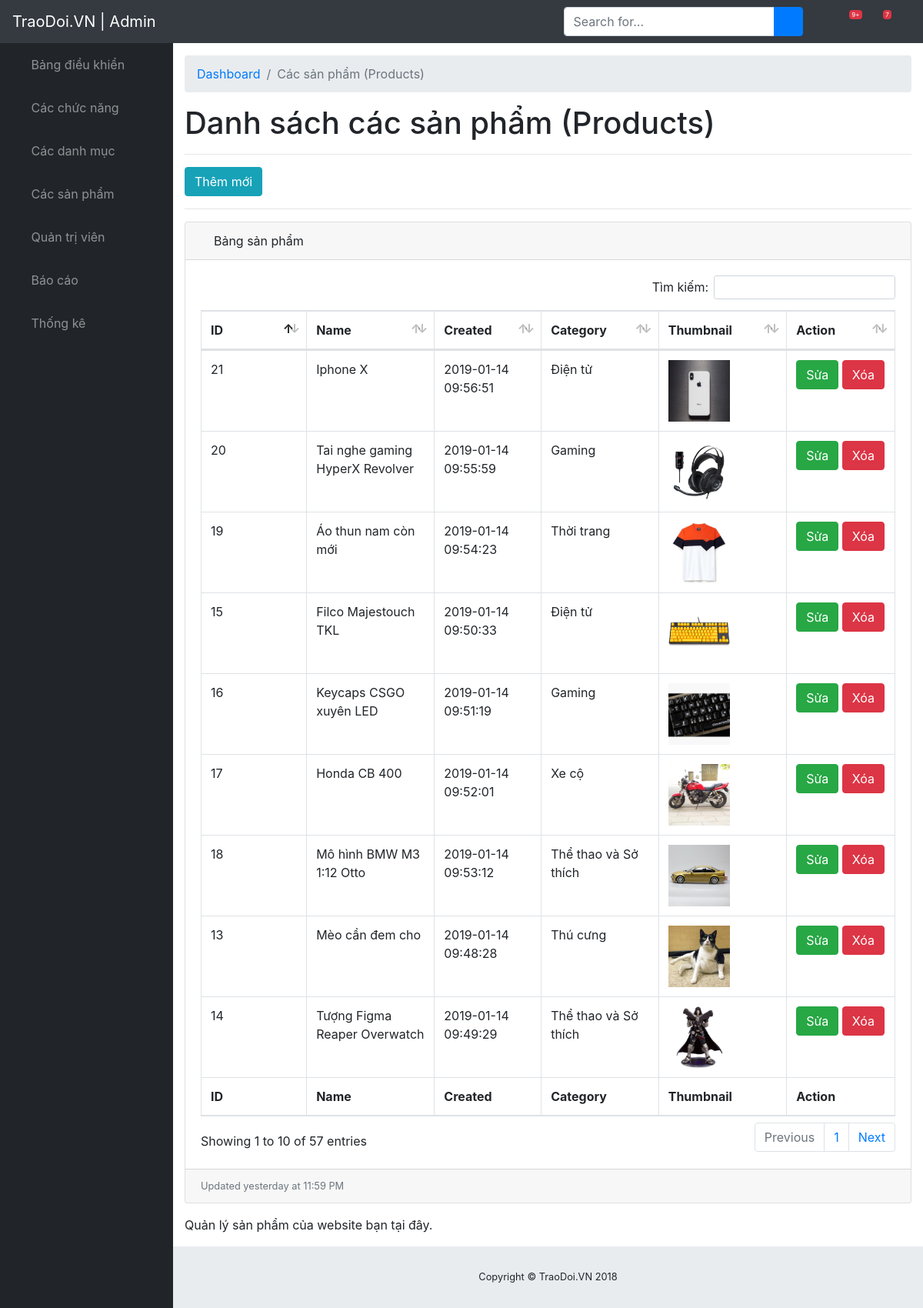
/traodoi.vn/admin/modules/product/index.php, run on the app's committed database.
### tables this page shows
CREATE TABLE IF NOT EXISTS `product` (
  `id` int(11) NOT NULL AUTO_INCREMENT,
  `name` varchar(150) DEFAULT NULL,
  `thumbnail` varchar(250) DEFAULT NULL,
  `category_id` int(11) DEFAULT NULL,
  `description` text,
  `featured` tinyint(4) DEFAULT '0',
  `created_at` timestamp NULL DEFAULT CURRENT_TIMESTAMP,
  `updated_at` timestamp NULL DEFAULT CURRENT_TIMESTAMP ON UPDATE CURRENT_TIMESTAMP,
  PRIMARY KEY (`id`)
);

CREATE TABLE IF NOT EXISTS `category` (
  `id` int(11) NOT NULL AUTO_INCREMENT,
  `name` varchar(50) DEFAULT NULL,
  `slug` varchar(50) DEFAULT NULL,
  `icon` varchar(250) DEFAULT NULL,
  `home` tinyint(4) DEFAULT '0',
  `status` tinyint(4) DEFAULT '1',
  `created_at` timestamp NOT NULL DEFAULT CURRENT_TIMESTAMP,
  `updated_at` timestamp NOT NULL DEFAULT CURRENT_TIMESTAMP ON UPDATE CURRENT_TIMESTAMP,
  PRIMARY KEY (`id`)
);

### traodoi.vn/libraries/database.php (called while the page is built, shortened)
<?php
    class Database
    {
        public $link;
        public function __construct()
        {
            $this->link = mysqli_connect("localhost","root","","traodoivn") or die ();
            mysqli_set_charset($this->link,"utf8");
        }
        public function countTable($table)
        {
            $sql = "SELECT id FROM  {$table}";
            $result = mysqli_query($this->link, $sql) or die("Lỗi Truy Vấn countTable----" .mysqli_error($this->link));
            $num = mysqli_num_rows($result);
            return $num;
        }
         public  function fetchJone($table,$sql ,$page = 0,$row ,$pagi = false )
        {
            $data = [];
            if ($pagi == true )
            {
                $total = $this->countTable($table);
                $sotrang = ceil($total / $row);
                $start = ($page - 1 ) * $row ;
                $sql .= " LIMIT $start,$row";
                $data = [ "page" => $sotrang];
                $result = mysqli_query($this->link,$sql) or die("Lỗi truy vấn fetchJone ---- " .mysqli_error($this->link));
            }
            else
            {
                $result = mysqli_query($this->link,$sql) or die("Lỗi truy vấn fetchJone ---- " .mysqli_error($this->link));
            }
            if( $result)
            {
                while ($num = mysqli_fetch_assoc($result))
                {
                    $data[] = $num;
                }
            }
            return $data;
        }
    }
?>

### traodoi.vn/admin/autoload/autoload.php (called while the page is built, shortened)
<?php
	require_once __DIR__. "/../../libraries/database.php";
    require_once __DIR__. "/../../libraries/function.php";
    $db = new database;
 ?>

### traodoi.vn/libraries/function.php (called while the page is built, shortened)
<?php
    function base_url()
    {
        return $url  = "/traodoivn/";
    }
    function uploads()
    {
        return base_url() . "public/uploads/";
    }
 ?>

### traodoi.vn/admin/modules/product/index.php (the view, shortened to what this page needs)
<?php
    require_once __DIR__. "/../../autoload/autoload.php";
    if (isset($_GET['page']))
    {
        $p = $_GET['page'];
    }
    else
    {
        $p = 1;
    }
    $sql = "SELECT product.*,category.name as namecate FROM product LEFT JOIN category on category.id = product.category_id";
    $product = $db->fetchJone("product",$sql,$p,10,true);
    if(isset($product['page']))
    {
        $sotrang = $product['page'];
        unset($product['page']);
    }
 ?>
<?php require_once __DIR__. "/../../layouts/header.php"; ?>
                     <div id="content-wrapper">
                        <div class="container-fluid">
                            <ol class="breadcrumb">
                                <li class="breadcrumb-item">
                                    <a href="index.html">Dashboard</a>
                                </li>
                                <li class="breadcrumb-item active">Các sản phẩm (Products)</li>
                            </ol>
                            <h1>Danh sách các sản phẩm (Products)</h1>
                            <hr>
                            <a href="add.php" class="btn btn-info">Thêm mới</a>
                            <hr>
                                <div class="card mb-3">
    <div class="card-header">
        <i class="fas fa-table"></i>
        Bảng sản phẩm
    </div>
    <div class="card-body">
        <div class="table-responsive">
            <div id="dataTable_wrapper" class="dataTables_wrapper dt-bootstrap4">
                <div class="row">
                    <div class="col-sm-12 col-md-6">
                    </div>
                    <div class="col-sm-12 col-md-6">
                        <div id="dataTable_filter" class="dataTables_filter"><label>Tìm kiếm:<input type="search" class="form-control form-control-sm" placeholder="" aria-controls="dataTable"></label></div>
                    </div>
                </div>
                <div class="row">
                    <div class="col-sm-12">
                        <table class="table table-bordered dataTable" id="dataTable" width="100%" cellspacing="0" role="grid" aria-describedby="dataTable_info" style="width: 100%;">
                            <thead>
                                <tr role="row">
                                    <th class="sorting_asc" tabindex="0" aria-controls="dataTable" rowspan="1" colspan="1" aria-sort="ascending" aria-label="Name: activate to sort column descending" style="width: 61px;">ID</th>
                                    <th class="sorting" tabindex="0" aria-controls="dataTable" rowspan="1" colspan="1" aria-label="Position: activate to sort column ascending" style="width: 83px;">Name</th>
                                    <th class="sorting" tabindex="0" aria-controls="dataTable" rowspan="1" colspan="1" aria-label="Office: activate to sort column ascending" style="width: 49px;">Created</th>
                                    <th class="sorting" tabindex="0" aria-controls="dataTable" rowspan="1" colspan="1" aria-label="Age: activate to sort column ascending" style="width: 30px;">Category</th>
                                    <th class="sorting" tabindex="0" aria-controls="dataTable" rowspan="1" colspan="1" aria-label="Age: activate to sort column ascending" style="width: 30px;">Thumbnail</th>
                                    <th class="sorting" tabindex="0" aria-controls="dataTable" rowspan="1" colspan="1" aria-label="Start date: activate to sort column ascending" style="width: 64px;">Action</th>
                                </tr>
                            </thead>
                            <tfoot>
                                <tr>
                                    <th rowspan="1" colspan="1">ID</th>
                                    <th rowspan="1" colspan="1">Name</th>
                                    <th rowspan="1" colspan="1">Created</th>
                                    <th rowspan="1" colspan="1">Category</th>
                                    <th rowspan="1" colspan="1">Thumbnail</th>
                                    <th rowspan="1" colspan="1">Action</th>
                                </tr>
                            </tfoot>
                            <tbody>
                                <?php foreach ($product as $item): ?>
                                <tr role="row" class="odd">
                                    <td class="sorting_1"><?php echo $item['id']  ?></td>
                                    <td><?php echo $item['name']  ?></td>
                                    <td><?php echo $item['created_at']  ?></td>
                                    <td><?php echo $item['namecate']  ?></td>
                                    <td>
                                        <img src="<?php echo uploads() ?>product/<?php echo $item['thumbnail'] ?>" width="80px" height="80px">
                                    </td>
                                    <td>
                                        <a class="btn btn-xs btn-success" href="edit.php?id=<?php echo $item['id'] ?>">Sửa</a>
                                        <a class="btn btn-xs btn-danger" href="delete.php?id=<?php echo $item['id'] ?>">Xóa</a>
                                    </td>
                                </tr>
                                <?php endforeach ?>
                            </tbody>
                        </table>
                    </div>
                </div>
                <div class="row">
                    <div class="col-sm-12 col-md-5">
                        <div class="dataTables_info" id="dataTable_info" role="status" aria-live="polite">Showing 1 to 10 of 57 entries</div>
                    </div>
                    <div class="col-sm-12 col-md-7">
                        <div class="dataTables_paginate paging_simple_numbers" id="dataTable_paginate">
                            <ul class="pagination">
                                <li class="paginate_button page-item previous disabled" id="dataTable_previous"><a href="#" aria-controls="dataTable" data-dt-idx="0" tabindex="0" class="page-link">Previous</a></li>
                                <?php for($i = 1; $i <= $sotrang; $i++): ?>
                                    <?php
                                        if(isset($_GET['page']))
                                        {
                                            $p = $_GET['page'];
                                        }
                                        else
                                        {
                                            $p = 1;
                                        }
                                     ?>
                                     <li class="<?php echo ($i == $p) ? 'active':'' ?>">
                                        <a href="?page=<?php echo $i; ?>" aria-controls="dataTable" data-dt-idx="<?php echo $i; ?>" tabindex="0" class="page-link"><?php echo $i; ?>
                                        </a>
                                    </li>
                                <?php endfor ?>
                                <li class="paginate_button page-item next" id="dataTable_next"><a href="#" aria-controls="dataTable" data-dt-idx="7" tabindex="0" class="page-link">Next</a></li>
                            </ul>
                        </div>
                    </div>
                </div>
            </div>
        </div>
    </div>
    <div class="card-footer small text-muted">Updated yesterday at 11:59 PM</div>
                                </div>
                            <p>Quản lý sản phẩm của website bạn tại đây.</p>
                        </div>
<?php require_once __DIR__. "/../../layouts/footer.php"; ?>

### data on the page
product: id "21", name "Iphone X", created_at "2019-01-14 09:56:51", category.name "Điện tử", thumbnail (picture)
product: id "20", name "Tai nghe gaming HyperX Revolver", created_at "2019-01-14 09:55:59", category.name "Gaming", thumbnail (picture)
product: id "19", name "Áo thun nam còn mới", created_at "2019-01-14 09:54:23", category.name "Thời trang", thumbnail (picture)
product: id "15", name "Filco Majestouch TKL", created_at "2019-01-14 09:50:33", category.name "Điện tử", thumbnail (picture)
product: id "16", name "Keycaps CSGO xuyên LED", created_at "2019-01-14 09:51:19", category.name "Gaming", thumbnail (picture)
product: id "17", name "Honda CB 400", created_at "2019-01-14 09:52:01", category.name "Xe cộ", thumbnail (picture)
product: id "18", name "Mô hình BMW M3 1:12 Otto", created_at "2019-01-14 09:53:12", category.name "Thể thao và Sở thích", thumbnail (picture)
product: id "13", name "Mèo cần đem cho", created_at "2019-01-14 09:48:28", category.name "Thú cưng", thumbnail (picture)
product: id "14", name "Tượng Figma Reaper Overwatch", created_at "2019-01-14 09:49:29", category.name "Thể thao và Sở thích", thumbnail (picture)
